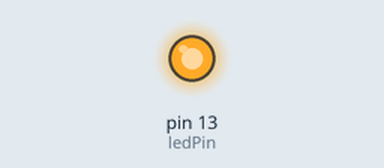
Bench run of a sketch on a simulated Arduino Uno, built with avr-gcc and run on an emulated ATmega328P. On the bench: output pins drawn as LEDs (lit = HIGH).

Above: at 0.3 s.
At 5.7 s:
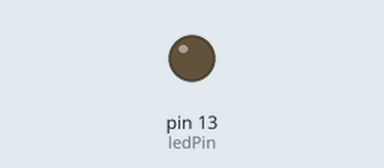
Timing chart, 0 to 8.8 s (numbered marks = the images above):
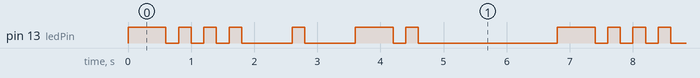

The sketch:

Blink.ino.ino
```cpp
int ledPin = 13; // LED connected to digital pin 13

// Duration in milliseconds
int dotTime = 200;      // Duration of a dot
int dashTime = 600;     // Duration of a dash
int betweenElements = 200; // Time between dots/dashes
int betweenLetters = 600;  // Time between letters
int betweenWords = 1400;   // Time between words (Not used for "Tim" but useful for larger sentences)

void setup() {
  pinMode(ledPin, OUTPUT);
}

void dot() {
  digitalWrite(ledPin, HIGH);
  delay(dotTime);
  digitalWrite(ledPin, LOW);
  delay(betweenElements);
}

void dash() {
  digitalWrite(ledPin, HIGH);
  delay(dashTime);
  digitalWrite(ledPin, LOW);
  delay(betweenElements);
}

void letterB() {
  dash(); dot(); dot(); dot();
  delay(betweenLetters);
}

void letterE() {
  dot();
  delay(betweenLetters);
}

void letterN() {
  dash(); dot();
  delay(betweenLetters);
}


void loop() {
  letterB();
  letterE();
  letterN();
  delay(betweenWords); // Wait a bit before repeating
}
```

Measured:
- by itself, pin 13 (ledPin): repeats every 6.8 s: 3 × (LOW 0.20 s, HIGH 0.20 s), LOW 0.80 s, HIGH 0.20 s, LOW 0.80 s, HIGH 0.60 s, LOW 0.20 s, HIGH 0.20 s, LOW 2.2 s, HIGH 0.60 s
- by itself, everything shown: repeats every 6.8 s, in 14 steps
